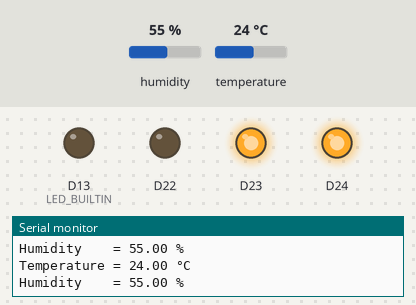
Bench run of a sketch on a simulated Arduino Nano 33 BLE. On the bench: output pins drawn as LEDs (lit = HIGH), the last lines printed to the serial monitor. The test bench sets the inputs (shaded band); at power-on: temperature 24 °C, humidity 55 %.

Above: at 1.8 s.
1.9 s: temperature set to 20.5 °C
3.4 s: temperature set to 19.3 °C
At 4.6 s:
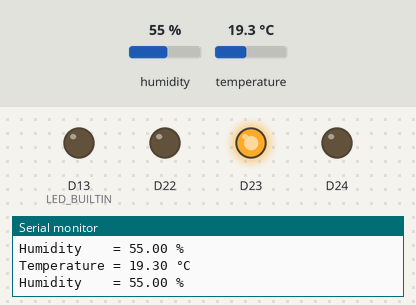
Timing chart, 0 to 6.4 s (numbered marks = the images above; inputs shaded):
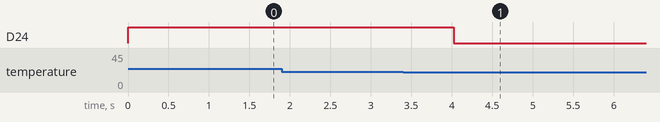

Measured:
- the behaviour switches between 20 and 19.9 °C on temperature (found by bisection; images 0 and 1)
- after the input at 3.4 s, D24: HIGH → LOW after 0.63 s

The sketch:

led_temp.ino
```cpp
#include <Arduino_HTS221.h>

void setup() {
  // put your setup code here, to run once:
  Serial.begin(9600);
  while (!Serial);

  if (!HTS.begin()) {
    Serial.println("Failed to initialize humidity temperature sensor!");
    while (1);
  }
  pinMode(LED_BUILTIN, OUTPUT);
    // Pins for the built-in RGB LEDs on the Arduino Nano 33 BLE Sense
  pinMode(LEDR, OUTPUT);
  pinMode(LEDG, OUTPUT);
  pinMode(LEDB, OUTPUT);

  digitalWrite(LEDR, HIGH);
  digitalWrite(LEDG, HIGH);
  digitalWrite(LEDB, HIGH);

}

void loop() {
  float temperature = HTS.readTemperature();
  float humidity = HTS.readHumidity();
  // put your main code here, to run repeatedly:
  Serial.print("Temperature = ");
  Serial.print(temperature);
  Serial.println(" °C");

  Serial.print("Humidity    = ");
  Serial.print(humidity);
  Serial.println(" %");

  // print an empty line
  Serial.println();

  if (temperature > 20) {
    digitalWrite(LEDR, LOW);

    }

  if (temperature < 20) {
    digitalWrite(LEDB, LOW);
  }

   delay(1000);
}
```
